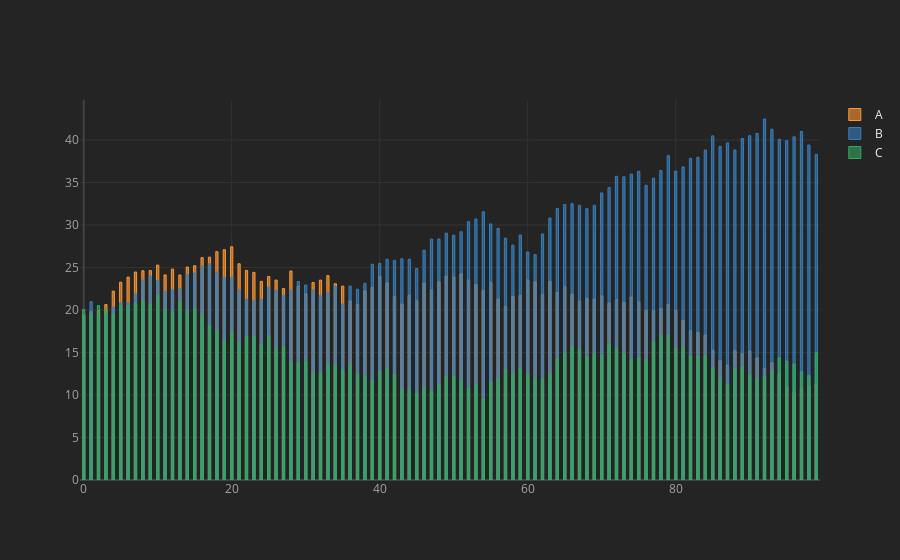

Notebook cell for this chart:
### Code cell
df.iplot(kind = 'bar', barmode='overlay', bargap=0.7)
